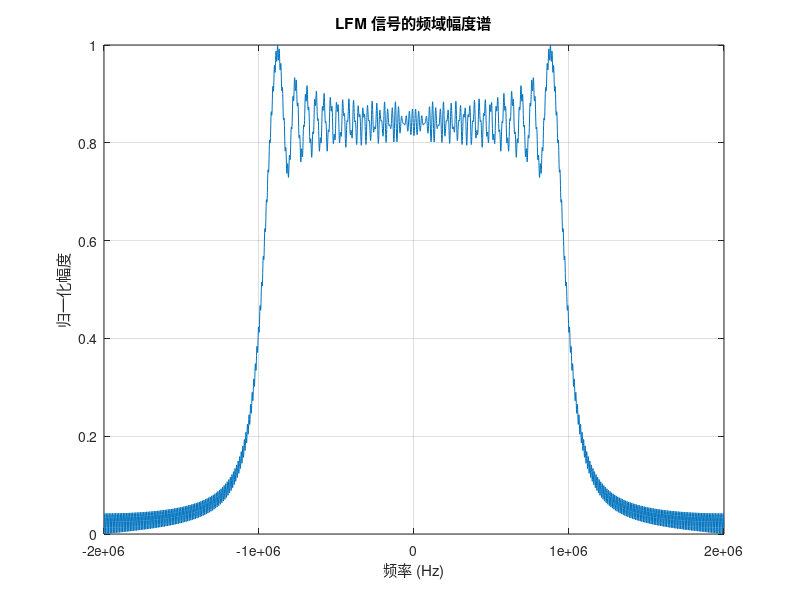
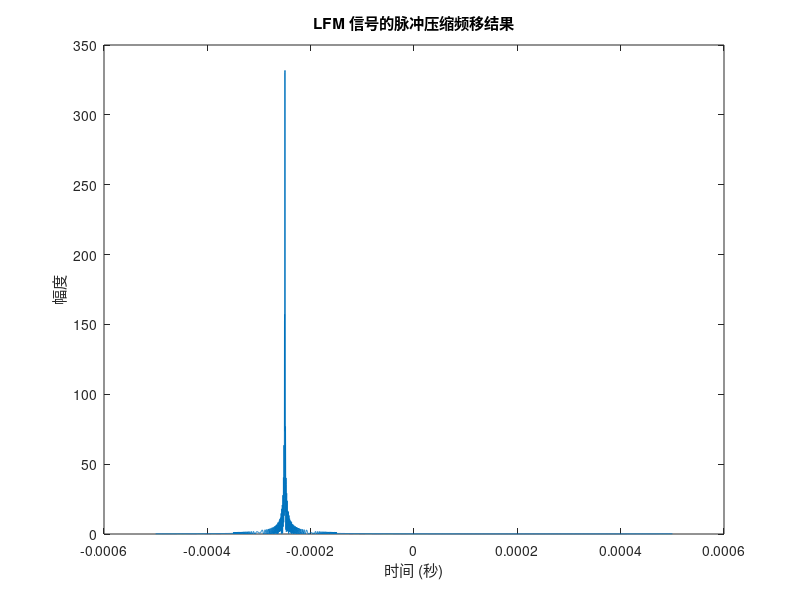
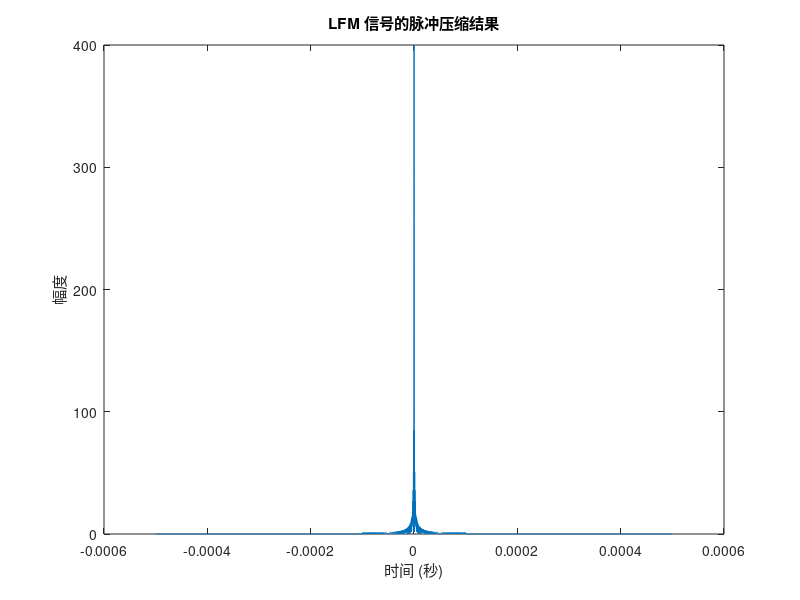
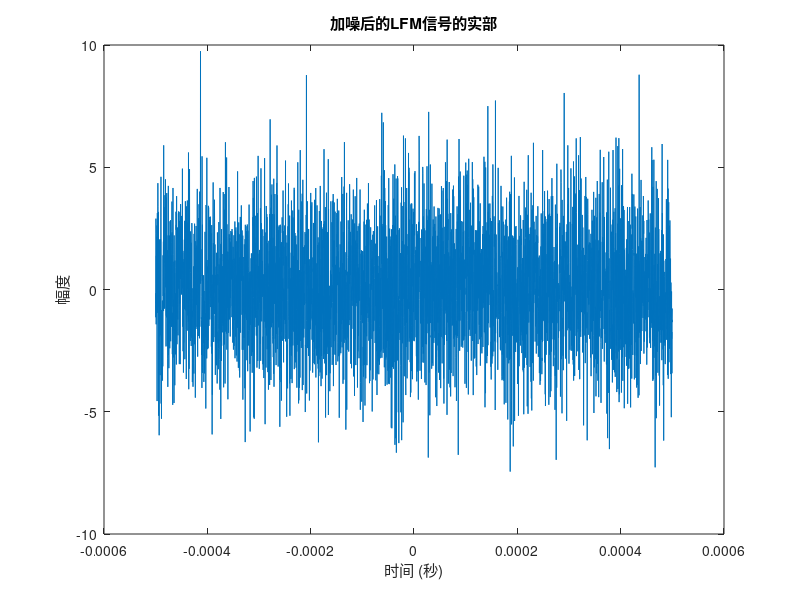

These figures' MATLAB source, in order: (Note: this script raises an error after producing the figures.)
clear;
close all;
%% 信号参数
B = 2e6;
Ts = 1e-4;
Tp = 1e-3;
K = B/Ts;
fs = 2 * B;
N = Tp*fs;
t = linspace(-Tp/2,Tp/2,N);
f = (-N/2:N/2-1) * (fs / N);  % 计算频率轴
%% LFM信号
st = rectpuls(t,Ts).*exp(1i*pi*K.*t.^2);
St_f = fftshift(fft(st));
figure;
plot(f, abs(St_f) / max(abs(St_f)));  % 绘制归一化后的频谱幅度
title('LFM 信号的频域幅度谱');
xlabel('频率 (Hz)');
ylabel('归一化幅度');
grid on;
% figure;
% plot(t,real(st))
% title('LFM 信号的实部')  % 为LFM信号的实部加上标题
% xlabel('时间 (秒)')
% ylabel('幅度')
% 匹配滤波器
Hf = conj(fft(st,N));
f_n = 1e6;  % 设置频率偏移
hs_f = Hf.* exp(1j * 2 * pi * f_n * t);  % 频移操作
% 脉冲压缩
sout = fftshift(ifft(fft(st).*Hf));
% 脉冲压缩偏移
sout1 = fftshift(ifft(fft(st).*hs_f));
figure;
plot(t,abs(sout1))
title('LFM 信号的脉冲压缩频移结果')  % 为脉冲压缩结果加上标题
xlabel('时间 (秒)')
ylabel('幅度')

figure;
plot(t,abs(sout))
title('LFM 信号的脉冲压缩结果')  % 为脉冲压缩结果加上标题
xlabel('时间 (秒)')
ylabel('幅度')
%% 加噪
st_n = awgn(st,-10);
figure; 
plot(t,real(st_n))
title('加噪后的LFM信号的实部')  % 为加噪后的信号加上标题
xlabel('时间 (秒)')
ylabel('幅度')
%% 脉冲压缩后的加噪信号
sout_n = fftshift(ifft(fft(st_n).*Hf));
figure;
plot(t,abs(sout_n))
title('加噪后的LFM信号的脉冲压缩结果')  % 为加噪后的脉冲压缩结果加上标题
xlabel('时间 (秒)')
ylabel('幅度')
%% 分贝处理
abs_st = abs(sout_n);
st_max = max(abs_st);
nor_st = abs_st / st_max;
db_st = 10 * log10(nor_st);
figure;
plot(t, db_st)
title('分贝处理后的图像')  % 添加标题
xlabel('时间 (秒)')  % 添加横轴标签
ylabel('幅度 (dB)')  % 添加纵轴标签
grid on;  % 添加网格线
P_fa = 1e-3;          % Desired probability of false alarm (Pfa)
num_training = 12;    % Number of training cells
num_guard = 4;        % Number of guard cells
half_window = num_training + num_guard;   % Half window size (left or right)
cfar_output = zeros(1, length(db_st));
threshold = zeros(1, length(db_st));
for i = half_window+1:length(db_st)-half_window
    % Define the training and guard cells
    training_cells = [db_st(i-half_window:i-num_guard-1), db_st(i+num_guard+1:i+half_window)];
    
    % Estimate the noise level (mean of training cells)
    noise_level = mean(training_cells);
    
    % Determine the threshold (based on the P_fa)
    threshold(i) = noise_level * (P_fa^(-1/(2*num_training)) - 1);
    
    % Compare with the CUT (Cell Under Test)
    if db_st(i) > threshold(i)
        cfar_output(i) = 1;  % Detected
    else
        cfar_output(i) = 0;  % Not detected
    end
end
figure;
hold on;
plot(db_st, 'b', 'LineWidth', 1);
plot(threshold, 'r--', 'LineWidth', 1);
position1 = find(cfar_output == 1);  
plot(position1, db_st(position1), 'go', 'MarkerSize', 5, 'LineWidth', 1);  % 在检测到的目标位置绘制红色圆圈
title('CFAR 检测结果（带白噪声）');
hold off;
legend('带噪声的信号', '检测阈值', '检测到的目标');
grid on;
hold off;